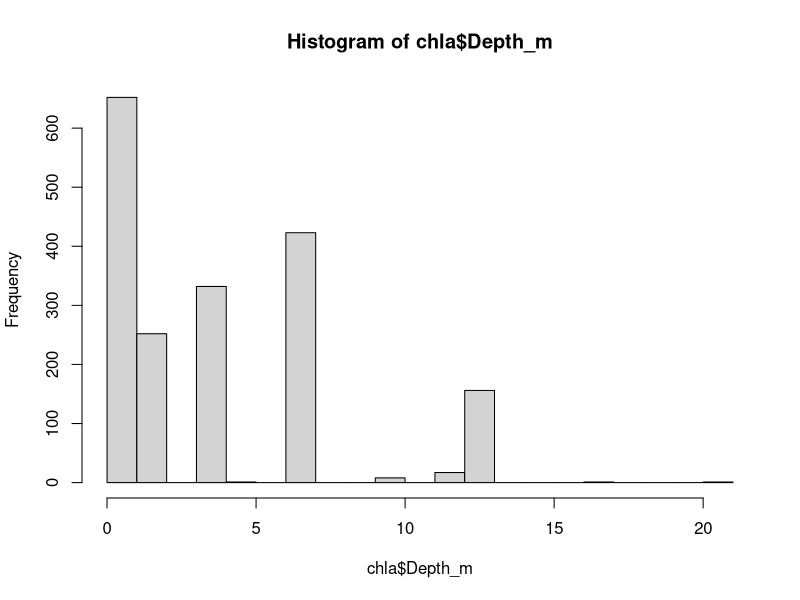
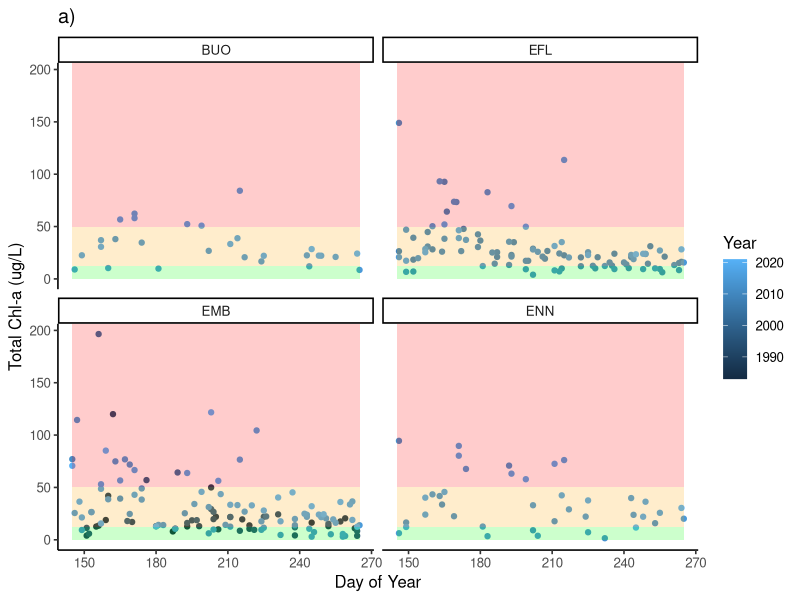
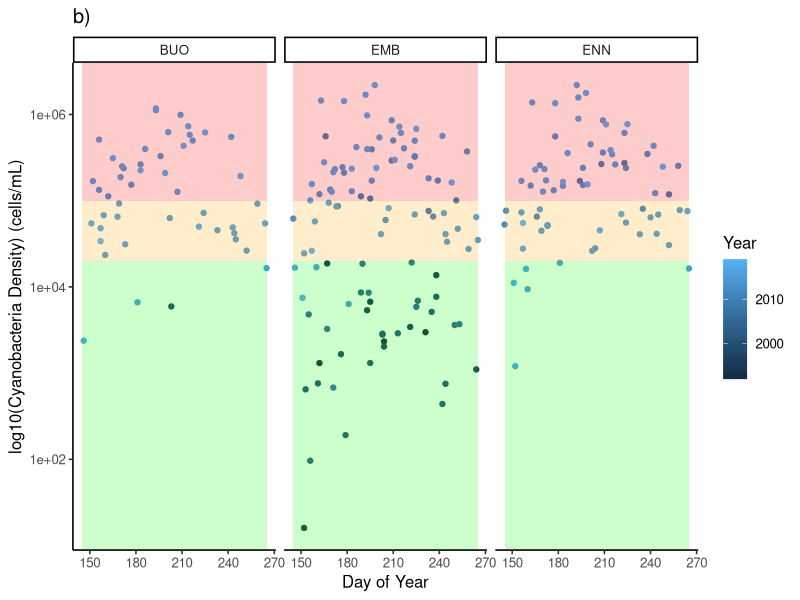
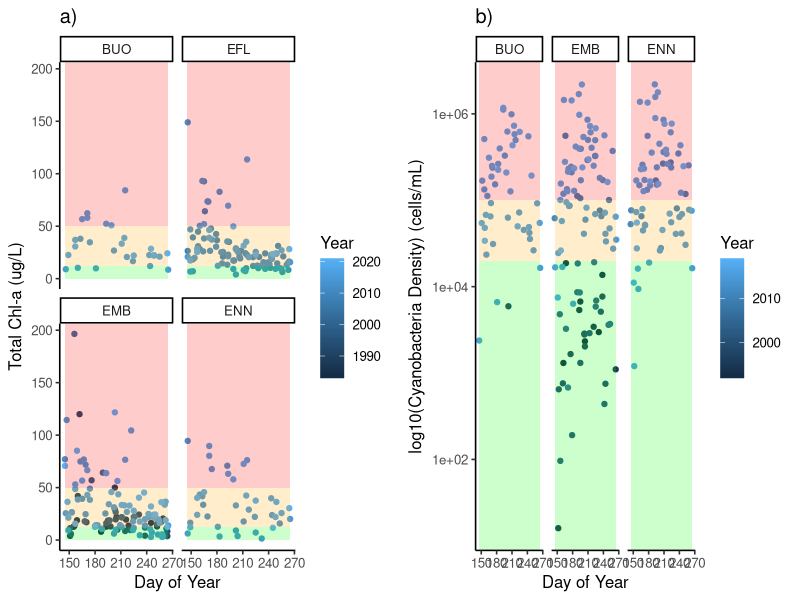
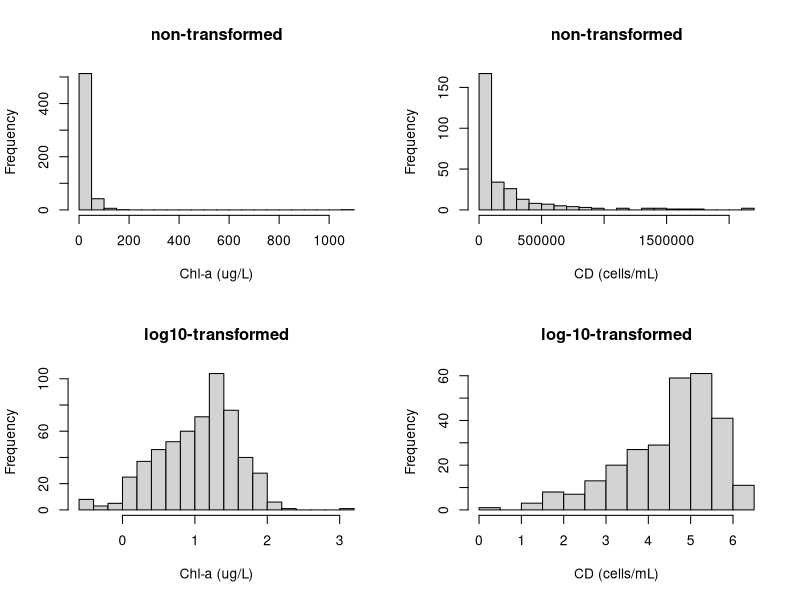
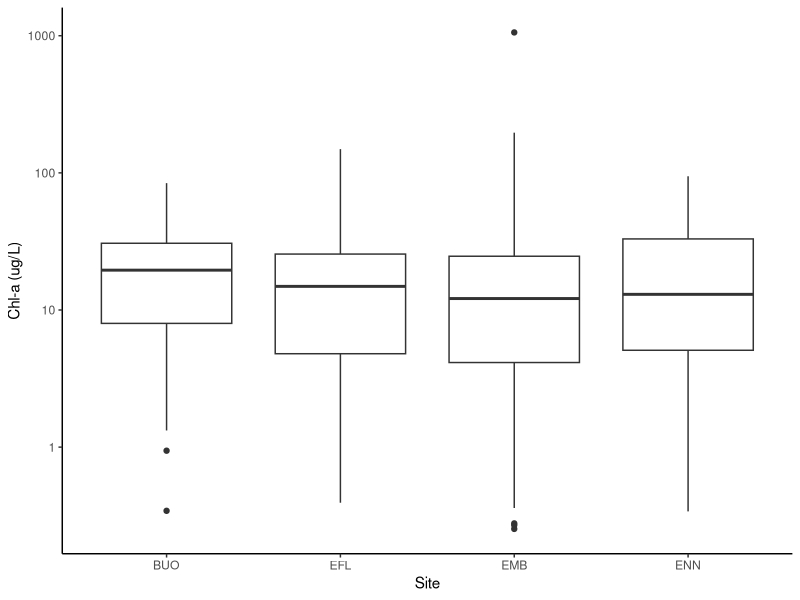
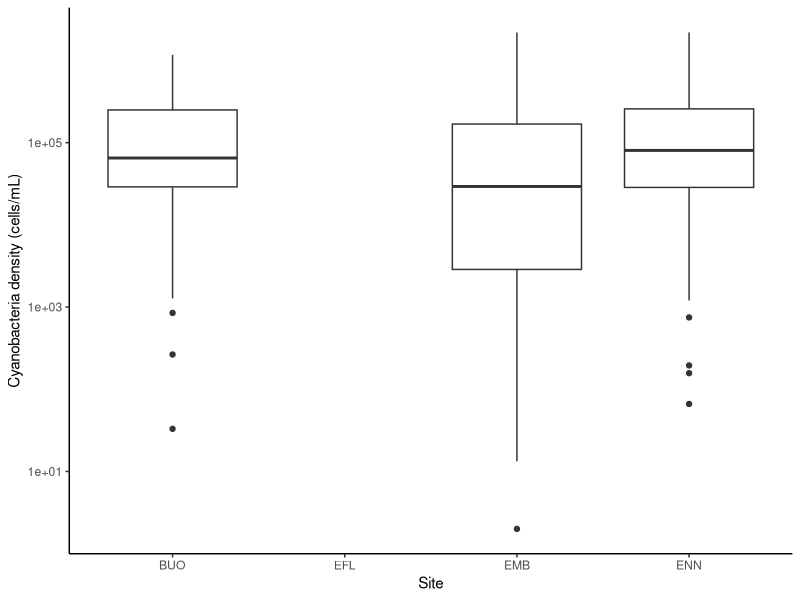
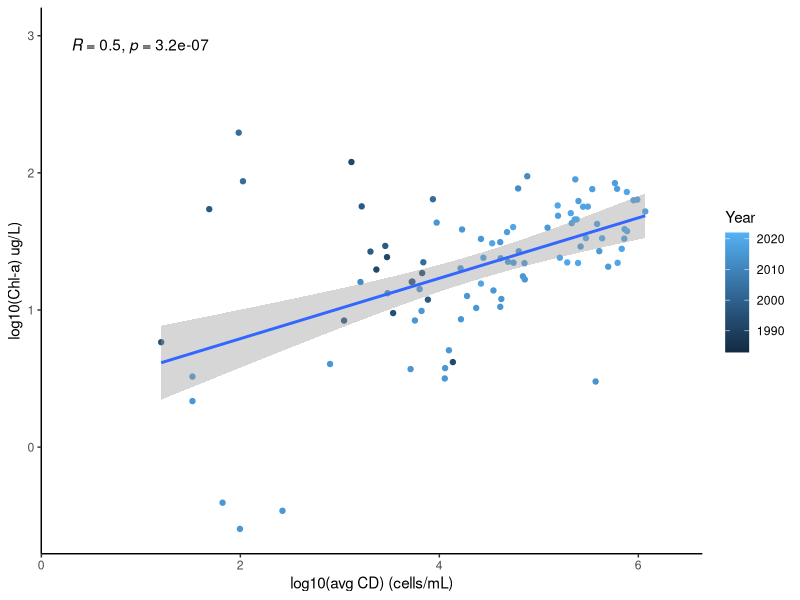

Generate these figures, in order, with R: (Note: this script raises an error after producing the figures.)
## ---- chunk 1
### packages needed for reformatting data files ###
library(dplyr) #needed for reshaping/reformating data


### packages needed for plotting data ###
library(ggplot2) #needed for plots
library(ggpubr) #needed for graphing multiple plots

### packages needed for statistical analysis ###
library(zoo) #needed for na aggregate
## ---- chunk 2
### load phytoplankton cell count data ###
phyto<-read.csv(file="Cleaned_data/HarshaLake_cyanos.csv", header=TRUE) #has the phytoplankton community dataset

### load chlorophyll-a data ###
Chl<- read.csv(file="Original_data/HarshaLake_Chla.csv", header=TRUE) #has chl data

### load cyanobacteria toxin data ###
toxins<- read.csv(file="Original_data/ODOH_HarshaLake_toxinresults_2011to2024.csv", header=TRUE)
## ---- chunk 3
### reformatting and summarizing phyto data ###
cyanos<- phyto %>%
  filter(SiteID=="EFL"|SiteID=="BUO"|SiteID=="EMB"|SiteID=="ENN") %>%
  mutate(sampledate=as.Date(sampledate, origin="1899-12-30")) %>% #tells R to format field as Date
  group_by(SiteID, sampledate) %>%
  summarize(avgCD_cellsmL=mean(CD_cellsmL, na.rm=TRUE)) %>%
  ungroup() %>%
  mutate(Yr=as.numeric(format(sampledate, "%Y")), #renames field
         daynum=as.numeric(format(sampledate, "%j")))
## ---- chunk 4
### identify labels used for fields ###
colnames(Chl)
unique(Chl$id)
sort(unique(Chl$depth_ft))
unique(Chl$Analyte)

### add conversion factors ###
ft_m<- 0.3048# conversion factor from feet to meters

### reformatting and filtering chl-a data ###
chla<- Chl %>%
  filter(id=="EFL"|id=="BUO"|id=="EMB"|id=="ENN") %>%
  mutate(sampledate=as.Date(Date, origin="1899-12-30", format="%m/%d/%Y")) %>% #tells R to format field as Date
  rename(Chla_ugL= Value,
         SiteID=id) %>% #renames field to common name with units)
  mutate(Depth_m=depth_ft*ft_m) %>% # convert depth from feet to meters
  filter(!is.na(Chla_ugL)) %>% #removes NAs in chl-a data
  select(SiteID, sampledate, Chla_ugL, Depth_m)  #selects only fields of interest

### identify sampling cutoff depth for epi ###
hist(chla$Depth_m, breaks=20)

### calculate average Chla for epi ###
HL_chla<- chla %>%
  group_by(SiteID, sampledate) %>%
  filter(Depth_m<=5) %>% #filter for epilimnion
  summarise(avgChla_ugL=mean(Chla_ugL, na.rm=TRUE)) %>%
  ungroup() %>%
  mutate(Yr=as.numeric(format(sampledate, "%Y")), #renames field
         daynum=as.numeric(format(sampledate, "%j"))) %>%  #renames field to)
  filter(avgChla_ugL>=0.001) #remove negative and zero values
## ---- chunk 5
### identify labels used for fields ###
colnames(toxins)
unique(toxins$Analyte) 
unique(toxins$Units) #check units
unique(toxins$Site)

HL_tox<- toxins %>%
  mutate(sampledate=as.Date(Sample_date, origin="1899-12-30",
                            format="%m/%d/%Y")) %>% #tells R to format field as Date
  filter(Analyte=="Microcystin") %>% #filter for toxin of interest
  rename(Microcystin_ugL=Value, #rename field
         SiteID=Site)  #renames field to common name with units)
## ---- chunk 6
### filter data to cyanoHAB season ###
fig3a_data<- HL_chla %>%
  filter(daynum>=145 & daynum<=265) #+- 7 days

### plot cyanoHAB severity as chl-a over time ###
SI_fig3a<- ggplot(data=fig3a_data, aes(x=daynum, y=avgChla_ugL, color=Yr)) + #plots Chl-a across date
  geom_point() + #adds points at observations
  facet_wrap(~SiteID) +
  theme_classic(base_size=12) +
  labs(x="Day of Year", y="Total Chl-a (ug/L)", title="a)", color="Year") +
  annotate('rect', xmin=min(fig3a_data$daynum), xmax=max(fig3a_data$daynum),
           ymin=0, ymax=12, alpha=.2, fill='green') + #low/no CyanoHAB
  annotate('rect', xmin=min(fig3a_data$daynum), xmax=max(fig3a_data$daynum),
           ymin=12, ymax=50, alpha=.2, fill='orange')+ #moderate CyanoHAB
  annotate('rect', xmin=min(fig3a_data$daynum), xmax=max(fig3a_data$daynum),
           ymin=50, ymax=Inf, alpha=.2, fill='red') #severe CyanoHAB
SI_fig3a
## ---- chunk 7
### filter data to cyanoHAB season ###
fig3b_data<- cyanos %>%
  filter(daynum>=145 & daynum<=265) #+- 7 days

### plot cyanoHAB severity as CD over time ###
SI_fig3b<- ggplot(data=fig3b_data, aes(x=daynum, y=avgCD_cellsmL, color=Yr))+
  geom_point() +  #point plot 
  facet_wrap(~SiteID) + #by year
  theme_classic(base_size=12)+
  scale_y_continuous(trans="log10") +
  annotate('rect', xmin=min(fig3b_data$daynum), xmax=max(fig3b_data$daynum),
           ymin=0, ymax=20000, alpha=.2, fill='green') + #low/no CyanoHAB
  annotate('rect', xmin=min(fig3b_data$daynum), xmax=max(fig3b_data$daynum),
           ymin=20000, ymax=100000, alpha=.2, fill='orange')+ #moderate CyanoHAB
  annotate('rect', xmin=min(fig3b_data$daynum), xmax=max(fig3b_data$daynum),
           ymin=100000, ymax=Inf, alpha=.2, fill='red') +#severe CyanoHAB
  labs(x="Day of Year", y="log10(Cyanobacteria Density) (cells/mL)", 
       title="b)", color="Year")
SI_fig3b #print image
## ---- chunk 8
SI_fig3<- ggarrange(SI_fig3a, SI_fig3b, ncol=2, nrow=1, widths=c(0.5, 0.5))
SI_fig3
ggsave("Products/SI_figures/Figure3_color.png") #saves plot to Products folder
## ---- chunk 9
### merge data files ###
Chla_CD<- merge(HL_chla, cyanos, by.x=c("SiteID", "sampledate", "Yr", "daynum"), by.y=c("SiteID", "sampledate", "Yr", "daynum"), all=TRUE) 
## ---- chunk 10
### plotting distributions ###
par(mfrow=c(2,2))
hist(Chla_CD$avgChla_ugL, breaks=18,#histograph of Chl-a
     main="non-transformed",
     xlab="Chl-a (ug/L)") 
hist(Chla_CD$avgCD_cellsmL, breaks=18,#histograph of CD
     main="non-transformed",
     xlab="CD (cells/mL)") 
hist(log10(Chla_CD$avgChla_ugL), breaks=18,#histograph of Chl-a
     main="log10-transformed",
     xlab="Chl-a (ug/L)") 
hist(log10(Chla_CD$avgCD_cellsmL), breaks=18,#histograph of CD
     main="log-10-transformed",
     xlab="CD (cells/mL)") 
par(mfrow=c(1,1))
## ---- chunk 11
### plot range of chla ###
Chla_boxplot<- ggplot(Chla_CD, aes(x= SiteID, y=avgChla_ugL)) +
  geom_boxplot() +
  theme_classic() +
  scale_y_log10()+
  labs(x="Site", y="Chl-a (ug/L)")
Chla_boxplot

### plot range of CD ###
CD_boxplot<- ggplot(Chla_CD, aes(x= SiteID, y=avgCD_cellsmL)) +
  geom_boxplot() +
  theme_classic() +
  scale_y_log10()+
  labs(x="Site", y="Cyanobacteria density (cells/mL)")
CD_boxplot
## ---- chunk 12
#### plot correlation ###
Chla_CD_plot<- ggplot(Chla_CD, aes(x=log10(avgCD_cellsmL), y=log10(avgChla_ugL), color=Yr)) +
  geom_point() +
  theme_classic() +
  stat_cor(method="pearson") + 
  geom_smooth(method="lm")+
  labs(x="log10(avg CD) (cells/mL)", y="log10(Chl-a) ug/L)", color="Year")
Chla_CD_plot
## ---- chunk 13
### define the number of observation years ###
Yr_bin<- seq(from=2012, #define year start of study period
             to=2022, #define year end of study period
             by=1) #creates a sequence every 1 year
Yr_bin #prints the expected years of data

### define the observation frequency ###
daynum_bins<- seq(from=145, #define date start of CyanoHAB season +-7 days
                  to=265, #define date end of CyanoHAB season +- 7 days
                  by=7) #creates a sequence every 7 days 
daynum_bins #prints the expected observation dates of data

### create data frame with expected observations ###
cyanoHAB_bins<- data.frame(Yr=rep(Yr, each=18), #repeat Yr for every daynum 
                           daynum_bin=rep(daynum_bins, times=11)) #repeat daynum for every year
## ---- chunk 14
Chla_CD <- Chla_CD  %>%
  filter(daynum>= 189 & daynum<= 259) %>% #filter for cyanoHAB season
  mutate(daynum_bin=
         ifelse(daynum<(daynum_bins[2]-7), #if observation is <= bin 2 min
                daynum_bins[1], #yes returns bin 1
                ifelse(daynum>=(daynum_bins[2]-7)&daynum<(daynum_bins[3]-7),
              #if observation is > bin 2 min and <= bin 3 min
              daynum_bins[2], #yes returns bin 2
              ifelse(daynum>=(daynum_bins[3]-7)&daynum<(daynum_bins[4]-7),
                     #if observation is > bin 3 min and <= bin 4 min
                     daynum_bins[3], #yes returns bin 3
                     ifelse(daynum>=(daynum_bins[4]-7)&daynum<(daynum_bins[5]-7),
                            #if observation is > bin 4 min and <= bin 5 min 
                            daynum_bins[4], #yes returns bin 4
                            daynum_bins[5])))))#no returns bin 5
                     
Chla_CD<- Chla_CD %>% 
  filter(!duplicated(cbind(Yr, daynum_bin), fromLast = TRUE))  #remove first duplicate
## ---- chunk 15
cyanoHAB<- merge(cyanoHAB_bins, #x data frame
                 Chla_CD, #y data frame
                 by=c("Yr","daynum_bin"),
                 all.x=TRUE) #define the key fields
## ---- chunk 16
### checking for NAs ###
summary(cyanoHAB)
## ---- chunk 17
### calculate annual means ###
yr_mean<- cyanoHAB %>%
  group_by(Yr) %>%
  summarize(avg_Chla=mean(Chla_ugL, na.rm=TRUE),
            se_Chla=(sd(Chla_ugL, na.rm=TRUE)/sqrt(length(Chla_ugL))), 
            avg_CD=mean(CD_cellsmL, na.rm=TRUE),
            se_CD=(sd(CD_cellsmL, na.rm=TRUE)/sqrt(length(CD_cellsmL))))
yr_mean

### fill missing values with the annual mean ###
cyanoHAB<- cyanoHAB %>%
  group_by(Yr) %>%
  mutate(across(Chla_ugL, ~na.aggregate(., FUN=mean, na.rm=FALSE)),
         across(CD_cellsmL, ~na.aggregate(., FUN=mean, na.rm=TRUE))) %>%
  ungroup()

### check that missing values replaced with means ###
summary(cyanoHAB$Chla_ugL)
summary(cyanoHAB$CD_cellsmL)
## ---- chunk 18
### determine expected observation frequencies ###
week_bins<- seq(from=196, #define date start of CyanoHAB season
                  to=252, #define date end of CyanoHAB season
                  by=7) #creates a sequence every week 
week_bins #prints the expected observation dates of data

### create data frame with the frequencies wanted ###
week_bins<- data.frame(Yr=rep(Yr, each=9),week_bin=rep(week_bins, times=6))
## ---- chunk 19
### merge observations with data frame of frequencies ###
cyanoHAB2<- merge(week_bins, cyanoHAB, by.x=c("Yr","week_bin"), 
                      by.y=c("Yr", "daynum_bin"), all=TRUE) 
## ---- chunk 20
### linearly interpolate the missing values ###
cyanoHAB_approx<- cyanoHAB2 %>%  
  group_by(Yr) %>%
  mutate(Chla_ugL=na.approx(Chla_ugL, na.rm=F, rule=2),
         CD_cellsmL=na.approx(CD_cellsmL, na.rm=F, rule=2)) %>% #interpolates where NA
  ungroup() 
## ---- chunk 21
cyanoHAB_approx<- cyanoHAB_approx %>%
  mutate(Chla_ugL_k7=lag(Chla_ugL, n=1), 
         CD_cellsmL_k7=lag(CD_cellsmL, n=1),
         Chla_ugL_k14=lag(Chla_ugL, n=2), 
         CD_cellsmL_k14=lag(CD_cellsmL, n=2),
         Chla_ugL_k21=lag(Chla_ugL, n=3), 
         CD_cellsmL_k21=lag(CD_cellsmL, n=3),
         Chla_ugL_k28=lag(Chla_ugL, n=4), 
         CD_cellsmL_k28=lag(CD_cellsmL, n=4)) 
## ---- chunk 22
### save the new Chla data file ###
write.csv(cyanoHAB_approx, file="Cleaned_data/cyanoHAB_severity.csv")
